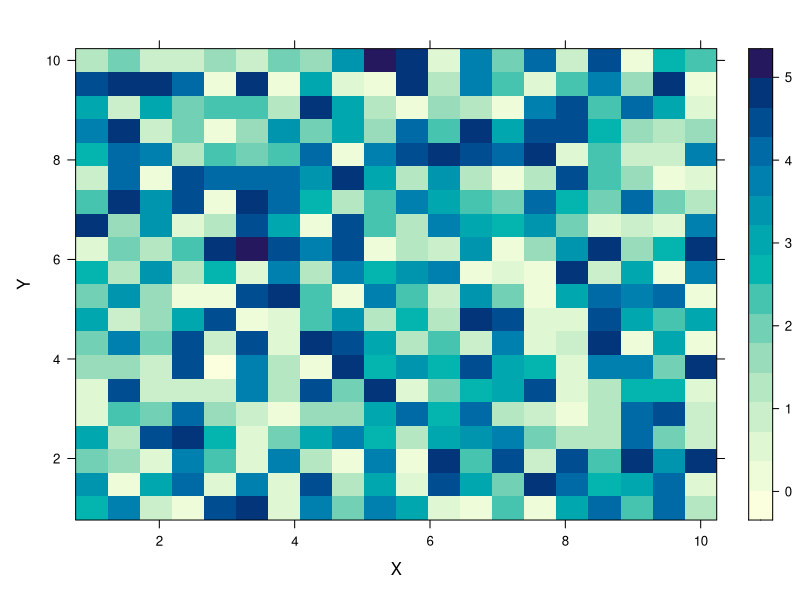
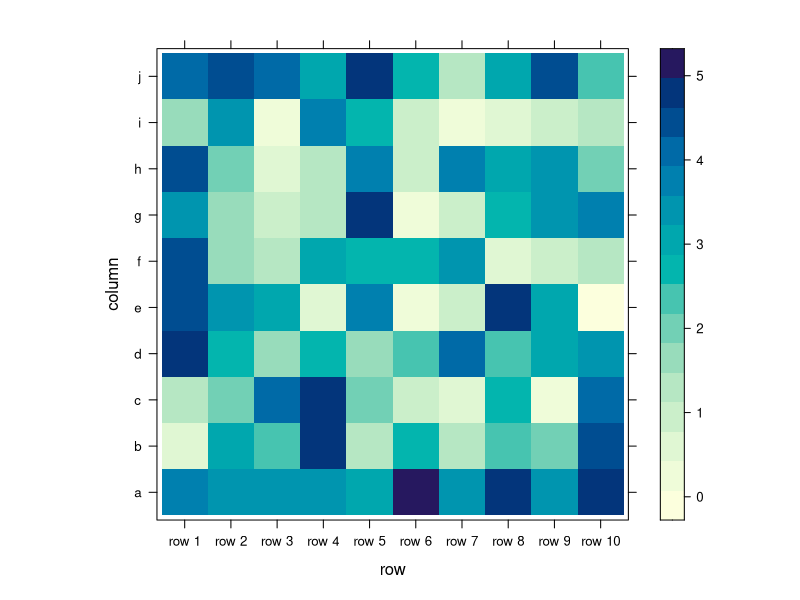
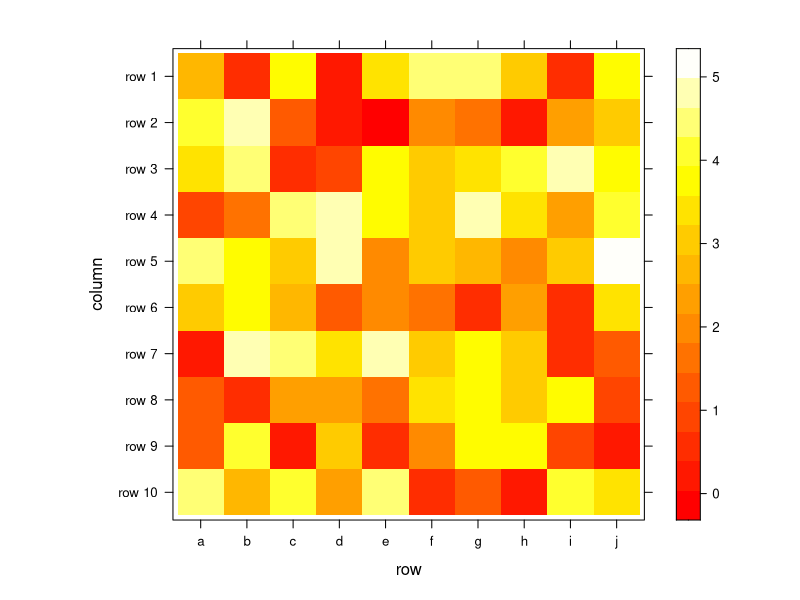
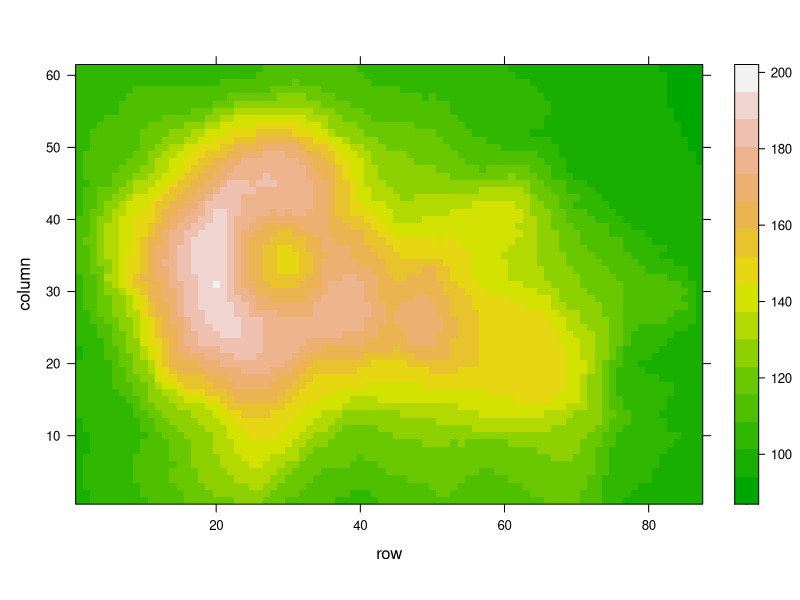
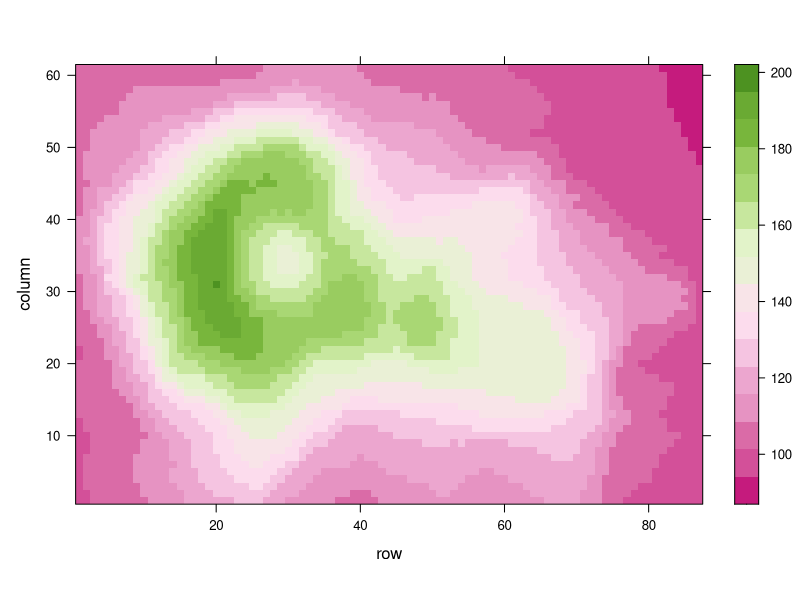

The R script that drew these images, in order:
# gloss bench figure gallery-067
# source: 27-levelplot-with-lattice.Rmd (gallery)
# Frozen by bench/R/harvest.R: code up to the chosen figure; see meta.json.
# ---- chunk 1 ----
knitr::opts_chunk$set( warning=FALSE, message=FALSE)
# ---- chunk 2 ----
# Load the lattice package
library("lattice")
 
# Dummy data
x <- seq(1,10, length.out=20)
y <- seq(1,10, length.out=20)
data <- expand.grid(X=x, Y=y)
data$Z <- runif(400, 0, 5)

## Try it out
levelplot(Z ~ X*Y, data=data  ,xlab="X",
          main="")
# ---- chunk 3 ----
# ---- chunk 4 ----
# Load the library
library("lattice")
 
# Dummy data
data <- matrix(runif(100, 0, 5) , 10 , 10)
colnames(data) <- letters[c(1:10)]
rownames(data) <- paste( rep("row",10) , c(1:10) , sep=" ")
 
# plot it flipping the axis
levelplot(data)
# ---- chunk 5 ----
# ---- chunk 6 ----
# Load the library
library("lattice")
 
# Dummy data
data <- matrix(runif(100, 0, 5) , 10 , 10)
colnames(data) <- letters[c(1:10)]
rownames(data) <- paste( rep("row",10) , c(1:10) , sep=" ")
 
# plot it flipping the axis
levelplot( t(data[c(nrow(data):1) , ]),
           col.regions=heat.colors(100))
# ---- chunk 7 ----
# ---- chunk 8 ----
# Lattice package
require(lattice)

# The volcano dataset is provided, it looks like that:
#head(volcano)

# 1: native palette from R
levelplot(volcano, col.regions = terrain.colors(100)) # try cm.colors() or terrain.colors()

# 2: Rcolorbrewer palette
library(RColorBrewer)
coul <- colorRampPalette(brewer.pal(8, "PiYG"))(25)
levelplot(volcano, col.regions = coul) # try cm.colors() or terrain.colors()

# 3: Viridis
library(viridisLite)
coul <- viridis(100)
